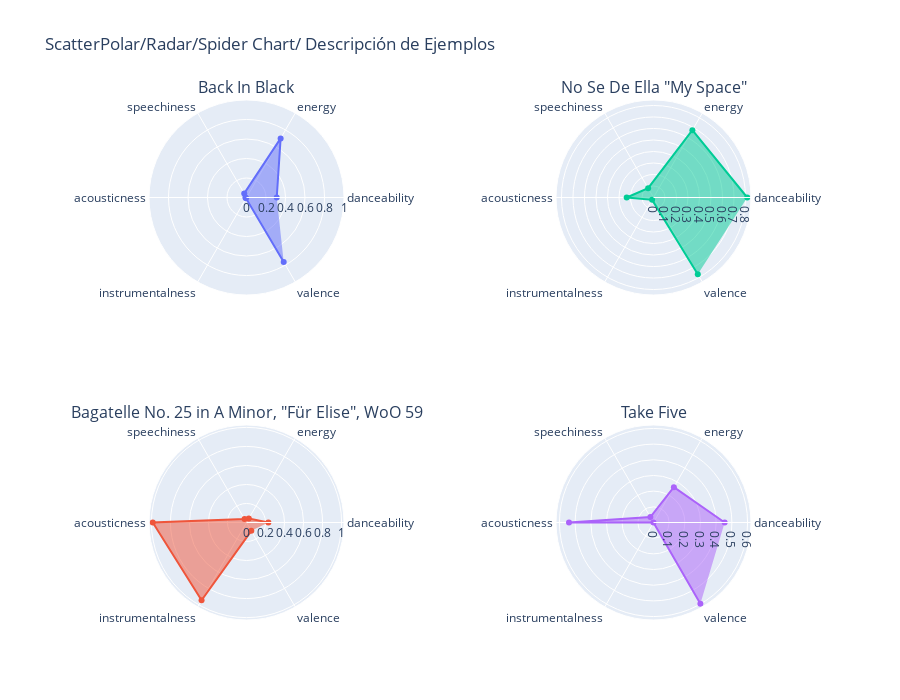

The notebook cell saved with this chart:
### Markdown cell above
#### Spider/Radar Chart

### Code cell
import plotly.graph_objects as go
from plotly.subplots import make_subplots

fig = make_subplots(
    rows=2,
    cols=2,
    specs=[
        [{"type": "polar"}, {"type": "polar"}],
        [{"type": "polar"}, {"type": "polar"}],
    ],
    subplot_titles=[
        ejemplo1.loc[6, "Valor"],
        ejemplo3.loc[6, "Valor"],
        ejemplo2.loc[6, "Valor"],
        ejemplo4.loc[6, "Valor"],
    ],
)

for i, ejemplo in enumerate(ejemplos):
    fig.add_trace(
        go.Scatterpolar(
            r=ejemplo.loc[0:5, "Valor"],
            theta=ejemplo.loc[0:5, "Descriptor"],
            fill="toself",
            name=f"{ejemplo.loc[6, 'Valor']} - {ejemplo.loc[7, 'Valor']} ({ejemplo.loc[8, 'Valor']})",
        ),
        col=i // 2 + 1,
        row=i % 2 + 1,
    )

fig.update_layout(
    polar=dict(radialaxis=dict(visible=True, range=[0, 1])),
    showlegend=False,
    title="ScatterPolar/Radar/Spider Chart/ Descripción de Ejemplos",
    height=700,
)

fig.show()

### Figure 1 — Plotly figure (JSON) as saved in the notebook; plotly's stock layout.template omitted (floating-point values rounded to 4 significant figures)
{"data": [{"fill": "toself", "name": "Back In Black - AC/DC (Rock)", "r": [0.31, 0.7, 0.047, 0.011, 0.00965, 0.763], "subplot": "polar", "theta": ["danceability", "energy", "speechiness", "acousticness", "instrumentalness", "valence"], "type": "scatterpolar"}, {"fill": "toself", "name": "Bagatelle No. 25 in A Minor, \"Für Elise\", WoO 59 - Ludwig van Beethoven (Clasica)", "r": [0.23, 0.0487, 0.0412, 0.986, 0.945, 0.101], "subplot": "polar3", "theta": ["danceability", "energy", "speechiness", "acousticness", "instrumentalness", "valence"], "type": "scatterpolar"}, {"fill": "toself", "name": "No Se De Ella \"My Space\" - Don Omar (Reggaeton)", "r": [0.815, 0.676, 0.0934, 0.233, 0.0237, 0.77], "subplot": "polar2", "theta": ["danceability", "energy", "speechiness", "acousticness", "instrumentalness", "valence"], "type": "scatterpolar"}, {"fill": "toself", "name": "Take Five - The Dave Brubeck Quartet (Jazz)", "r": [0.454, 0.26, 0.0401, 0.539, 0.00078, 0.598], "subplot": "polar4", "theta": ["danceability", "energy", "speechiness", "acousticness", "instrumentalness", "valence"], "type": "scatterpolar"}], "layout": {"annotations": [{"font": {"size": 16}, "showarrow": false, "text": "Back In Black", "x": 0.225, "xanchor": "center", "xref": "paper", "y": 1, "yanchor": "bottom", "yref": "paper"}, {"font": {"size": 16}, "showarrow": false, "text": "No Se De Ella \"My Space\"", "x": 0.775, "xanchor": "center", "xref": "paper", "y": 1, "yanchor": "bottom", "yref": "paper"}, {"font": {"size": 16}, "showarrow": false, "text": "Bagatelle No. 25 in A Minor, \"Für Elise\", WoO 59", "x": 0.225, "xanchor": "center", "xref": "paper", "y": 0.375, "yanchor": "bottom", "yref": "paper"}, {"font": {"size": 16}, "showarrow": false, "text": "Take Five", "x": 0.775, "xanchor": "center", "xref": "paper", "y": 0.375, "yanchor": "bottom", "yref": "paper"}], "height": 700, "polar": {"domain": {"x": [0, 0.45], "y": [0.625, 1]}, "radialaxis": {"range": [0, 1], "visible": true}}, "polar2": {"domain": {"x": [0.55, 1], "y": [0.625, 1]}}, "polar3": {"domain": {"x": [0, 0.45], "y": [0, 0.375]}}, "polar4": {"domain": {"x": [0.55, 1], "y": [0, 0.375]}}, "showlegend": false, "title": {"text": "ScatterPolar/Radar/Spider Chart/ Descripción de Ejemplos"}}}
